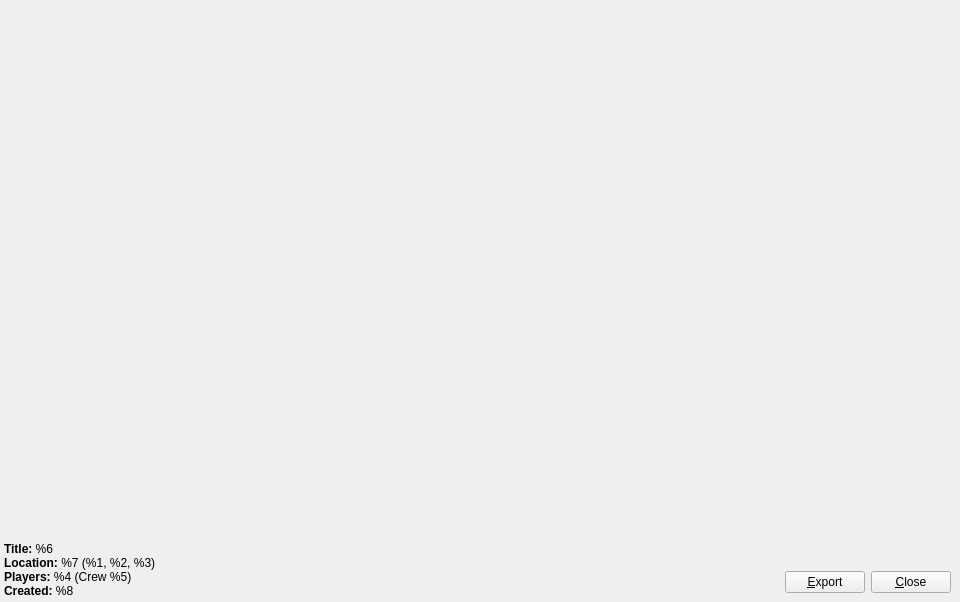
<?xml version="1.0" encoding="UTF-8"?>
<ui version="4.0">
 <class>PictureDialog</class>
 <widget class="QDialog" name="PictureDialog">
  <property name="geometry">
   <rect>
    <x>0</x>
    <y>0</y>
    <width>960</width>
    <height>602</height>
   </rect>
  </property>
  <property name="windowTitle">
   <string>%1 - Snapmatic Picture Viewer</string>
  </property>
  <layout class="QVBoxLayout" name="vlPictureLayout">
   <property name="spacing">
    <number>0</number>
   </property>
   <property name="leftMargin">
    <number>0</number>
   </property>
   <property name="topMargin">
    <number>0</number>
   </property>
   <property name="rightMargin">
    <number>0</number>
   </property>
   <property name="bottomMargin">
    <number>0</number>
   </property>
   <item>
    <widget class="UiModLabel" name="labPicture">
     <property name="sizePolicy">
      <sizepolicy hsizetype="Preferred" vsizetype="Expanding">
       <horstretch>0</horstretch>
       <verstretch>1</verstretch>
      </sizepolicy>
     </property>
     <property name="contextMenuPolicy">
      <enum>Qt::CustomContextMenu</enum>
     </property>
     <property name="text">
      <string/>
     </property>
     <property name="pixmap">
      <pixmap resource="res/app.qrc">:/img/960x536.png</pixmap>
     </property>
     <property name="alignment">
      <set>Qt::AlignCenter</set>
     </property>
    </widget>
   </item>
   <item>
    <widget class="QFrame" name="jsonFrame">
     <property name="frameShape">
      <enum>QFrame::NoFrame</enum>
     </property>
     <property name="frameShadow">
      <enum>QFrame::Plain</enum>
     </property>
     <property name="lineWidth">
      <number>0</number>
     </property>
     <layout class="QHBoxLayout" name="hlJson">
      <property name="spacing">
       <number>0</number>
      </property>
      <property name="leftMargin">
       <number>0</number>
      </property>
      <property name="topMargin">
       <number>0</number>
      </property>
      <property name="rightMargin">
       <number>0</number>
      </property>
      <property name="bottomMargin">
       <number>0</number>
      </property>
      <item>
       <layout class="QHBoxLayout" name="jsonLayout">
        <property name="leftMargin">
         <number>4</number>
        </property>
        <property name="topMargin">
         <number>10</number>
        </property>
        <property name="rightMargin">
         <number>4</number>
        </property>
        <property name="bottomMargin">
         <number>4</number>
        </property>
        <item>
         <widget class="UiModLabel" name="labJSON">
          <property name="sizePolicy">
           <sizepolicy hsizetype="Expanding" vsizetype="Preferred">
            <horstretch>0</horstretch>
            <verstretch>0</verstretch>
           </sizepolicy>
          </property>
          <property name="text">
           <string>&lt;span style=&quot; font-weight:600;&quot;&gt;Title: &lt;/span&gt;%6&lt;br/&gt;
&lt;span style=&quot; font-weight:600;&quot;&gt;Location: &lt;/span&gt;%7 (%1, %2, %3)&lt;br/&gt;
&lt;span style=&quot; font-weight:600;&quot;&gt;Players: &lt;/span&gt;%4 (Crew %5)&lt;br/&gt;
&lt;span style=&quot; font-weight:600;&quot;&gt;Created: &lt;/span&gt;%8</string>
          </property>
          <property name="wordWrap">
           <bool>true</bool>
          </property>
          <property name="openExternalLinks">
           <bool>true</bool>
          </property>
          <property name="textInteractionFlags">
           <set>Qt::LinksAccessibleByMouse|Qt::TextSelectableByMouse</set>
          </property>
         </widget>
        </item>
        <item>
         <layout class="QVBoxLayout" name="vlButtons">
          <property name="spacing">
           <number>6</number>
          </property>
          <property name="rightMargin">
           <number>5</number>
          </property>
          <property name="bottomMargin">
           <number>5</number>
          </property>
          <item>
           <spacer name="vsButtons">
            <property name="orientation">
             <enum>Qt::Vertical</enum>
            </property>
            <property name="sizeType">
             <enum>QSizePolicy::Expanding</enum>
            </property>
            <property name="sizeHint" stdset="0">
             <size>
              <width>0</width>
              <height>0</height>
             </size>
            </property>
           </spacer>
          </item>
          <item>
           <layout class="QHBoxLayout" name="hlButtons">
            <property name="spacing">
             <number>6</number>
            </property>
            <item>
             <widget class="QPushButton" name="cmdExport">
              <property name="sizePolicy">
               <sizepolicy hsizetype="Minimum" vsizetype="Minimum">
                <horstretch>0</horstretch>
                <verstretch>0</verstretch>
               </sizepolicy>
              </property>
              <property name="focusPolicy">
               <enum>Qt::NoFocus</enum>
              </property>
              <property name="toolTip">
               <string>Export picture</string>
              </property>
              <property name="text">
               <string>&amp;Export</string>
              </property>
              <property name="autoDefault">
               <bool>false</bool>
              </property>
             </widget>
            </item>
            <item>
             <widget class="QPushButton" name="cmdClose">
              <property name="sizePolicy">
               <sizepolicy hsizetype="Minimum" vsizetype="Minimum">
                <horstretch>0</horstretch>
                <verstretch>0</verstretch>
               </sizepolicy>
              </property>
              <property name="focusPolicy">
               <enum>Qt::NoFocus</enum>
              </property>
              <property name="toolTip">
               <string>Close</string>
              </property>
              <property name="text">
               <string>&amp;Close</string>
              </property>
              <property name="autoDefault">
               <bool>false</bool>
              </property>
             </widget>
            </item>
           </layout>
          </item>
         </layout>
        </item>
       </layout>
      </item>
     </layout>
    </widget>
   </item>
  </layout>
 </widget>
 <customwidgets>
  <customwidget>
   <class>UiModLabel</class>
   <extends>QLabel</extends>
   <header>uimod/UiModLabel.h</header>
   <slots>
    <signal>mouseMoved()</signal>
    <signal>mouseReleased()</signal>
    <signal>mousePressed()</signal>
    <signal>mouseDoubleClicked()</signal>
   </slots>
  </customwidget>
 </customwidgets>
 <resources>
  <include location="res/app.qrc"/>
 </resources>
 <connections>
  <connection>
   <sender>cmdClose</sender>
   <signal>clicked()</signal>
   <receiver>PictureDialog</receiver>
   <slot>close()</slot>
   <hints>
    <hint type="sourcelabel">
     <x>912</x>
     <y>514</y>
    </hint>
    <hint type="destinationlabel">
     <x>479</x>
     <y>267</y>
    </hint>
   </hints>
  </connection>
 </connections>
</ui>
